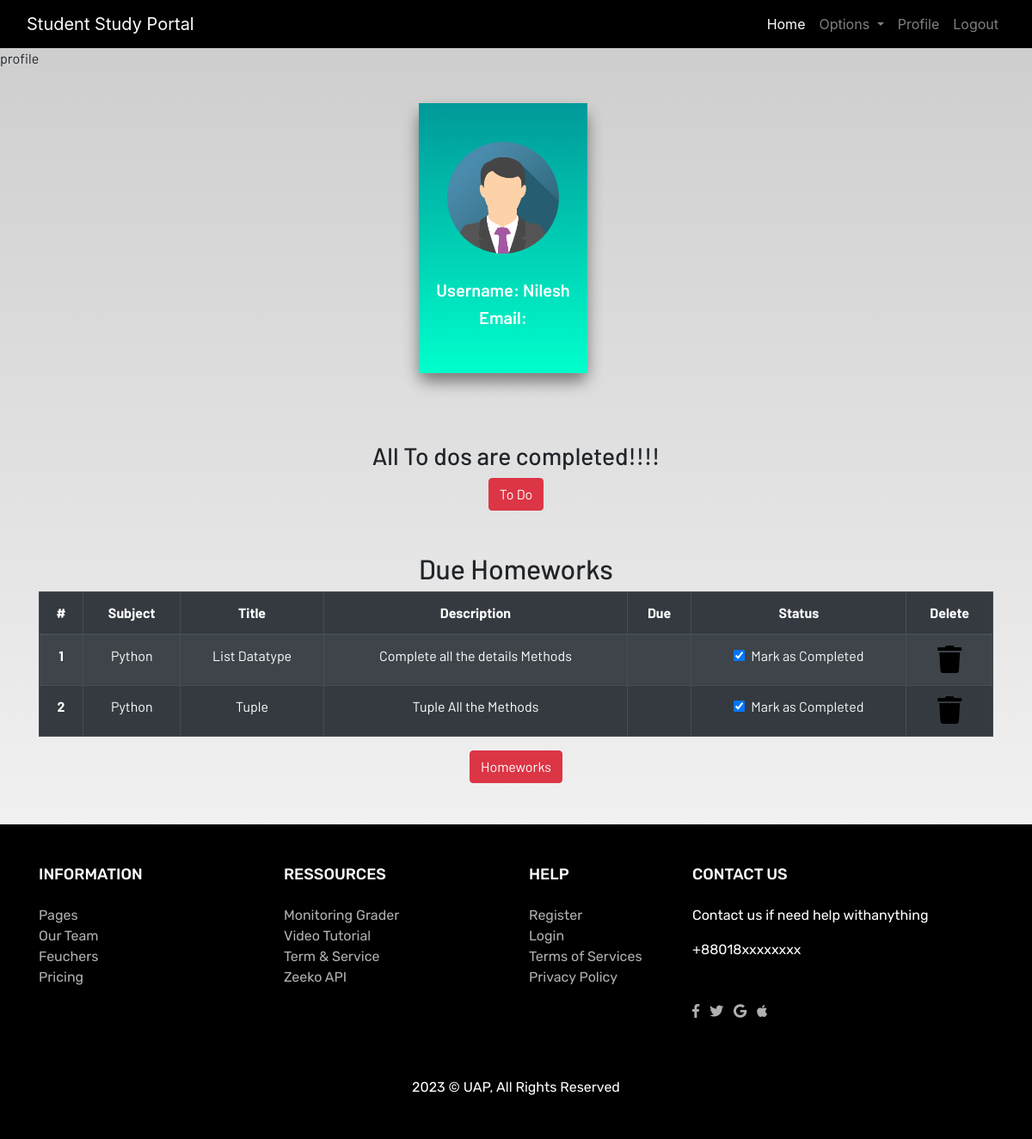
/profile/ (signed in), run on the app's committed database.
### my_app/models.py (models this page shows, shortened)
class Homework(models.Model):
    user = models.ForeignKey(User,on_delete = models.CASCADE)
    subject = models.CharField(max_length=100)
    title = models.CharField(max_length = 100)
    description = models.TextField()
    due = models.DateTimeField()
    is_finished = models.BooleanField(default = False)

### my_app/views.py (the view)
# urls.py: path('profile/',views.profile, name='profile'),
@login_required
def profile(request):
    homeworks=Homework.objects.filter(is_finished=False,user=request.user)
    todos=Todo.objects.filter(is_finished=False,user=request.user)
    print(request.user.username)
    if len(homeworks)==0:
        homework_done=True
    else:
        homework_done=False
    if len(todos)==0:
        todos_done=True
    else:
        todos_done=False
    context={
        'homeworks':homeworks,
        'todos':todos,
        'homework_done':homework_done,
        'todos_done':todos_done,
        'user_detail':request.user
    }
    return render(request, "my_app/profile.html", context)

### my_app/templates/my_app/profile.html (shortened to what this page needs)
{% extends 'my_app/base.html' %}
{% load crispy_forms_tags%}
{% block content %}
{% load static %}
{% block title %}
    profile
{% endblock %}
    <div class="container-fluid" id="profileinfo">
        <div class="container">
            <div class="page-content page-container m-auto" id="page-content">
                <div class="row container d-flex justify-content-center">
                    <div class="card">
                        <div class="bg-c-lite-green user-profile">
                            <div class="card-block text-center text-white">
                                <div class="m-b-25">
                                    <img style="height:130px;width:130px;" src="{% static '../static/images/default.png' %}" class="rounded-circle" alt="User-Profile-Image">
                                </div>
                                <h5 class="f-w-600 text-center">Username: {{ user_detail.username }}</h5>
                                <h5 class="f-w-600 text-center">Email: {{ user_detail.email }}</h5>
                            </div>
                        </div>
                    </div>
                </div>
            </div>
        </div>
    </div>
    <section class="text-center my-5">
        <div class="container">
            {% if not todos_done%}
            <h2>Due ToDos</h2>
            <table class="table table-striped table-bordered table-hover table-dark">
                <thead>
                    <tr>
                        <th scope="col">#</th>
                        <th scope="col">Title</th>
                        <th scope="col">Status</th>
                        <th scope="col">Delete</th>
                    </tr>
                </thead>
                <tbody>
                {% for todo in todos %}
                    <tr>
                        <th scope="row">{{forloop.counter}}</th>
                        <td>{{todo.title}}</td>
                        <td>
                            <a href="{% url 'my_app:update_todo' todo.id %}">
                                <div class="form-check">
                                {% if todo.is_finished == True %}
                                    <input class="form-check-input" type="checkbox" value="" checked>
                                    {% else %}
                                    <input class="form-check-input" type="checkbox" value="">
                                    {% endif %}
                                    <label class="form-check-label text-light" for="flexCheckDefault">
                                        Mark as Completed
                                    </label>
                                </div>
                            </a>
                        </td>
                        <td><a href="{%url 'my_app:delete_todo' todo.id %}"><i class="fa fa-trash fa-2x"></i></a></td>
                    </tr>
                    {% endfor %}
                </tbody>
            </table>
            {% else %}
            <h3>All To dos are completed!!!!</h3>
             {% endif %}
            <a href="{% url 'my_app:todo' %}" class="btn btn-danger">To Do</a>
            <br><br><br>
            {% if not homework_done %}
            <h2>Due Homeworks</h2>
            <table class="table table-striped table-bordered table-hover table-dark">
                <thead>
                    <tr>
                        <th scope="col">#</th>
                        <th scope="col">Subject</th>
                        <th scope="col">Title</th>
                        <th scope="col">Description</th>
                        <th scope="col">Due</th>
                        <th scope="col">Status</th>
                        <th scope="col">Delete</th>
                    </tr>
                </thead>
                <tbody>
                {% for homework in homeworks %}
                    <tr>
                        <th scope="row">{{forloop.counter}}</th>
                        <td>{{homework.subject}}</td>
                        <td>{{homework.title}}</td>
                        <td>{{homework.description}}</td>
                        <td>{{homework.date}}</td>
                        <td>
                            <a href="{% url 'my_app:update_homework' homework.id %}">
                                <div class="form-check">
                                {% if homework.is_finished == True %}
                                    <input class="form-check-input" type="checkbox" value="" checked>
                                    {% else %}
                                     <input class="form-check-input" type="checkbox" value="" checked>
                                     {% endif %}
                                    <label class="form-check-label text-light" for="flexCheckDefault">
                                        Mark as Completed
                                    </label>
                                </div>
                            </a>
                        </td>
                        <td><a href="{% url 'my_app:delete_homework' homework.id %}"><i class="fa fa-trash fa-2x"></i></a></td>
                    </tr>
                    {% endfor %}
                </tbody>
            </table>
            {% else %}
            <h3>All To homeworks are completed!!!!</h3>
            {% endif %}
            <a href="{% url 'my_app:homework' %}" class="btn btn-danger">Homeworks</a>
        </div>
    </section>
{% endblock %}

### sms/static/CSS/main.css (style rules this page uses)
html { scroll-behavior: smooth; height: 100%; width: 100%; }
.card { box-shadow: 15px 15px 10px rgb(78, 77, 77); }
a { text-decoration: none !important; color: black; }
.card img { height: 210px; }
html, body { max-width: 100%; overflow-x: hidden; height: 100%; width: 100%; }
body { background: linear-gradient(rgba(0, 0, 0, 0.2), rgba(255, 255, 255, 0.5)); overflow-x: hidden; background-repeat: no-repeat; }
.fa { color: black; }

### my_app/templates/my_app/profile.html (style rules this page uses)
.card { border-radius: 5px; box-shadow: 0px 10px 18px 0px rgba(0, 0, 0, 0.45); border: none; margin:10px 0 30px 0; border-radius: 10px; }
.bg-c-lite-green { background: -webkit-gradient(linear, left top, right top, from(#f29263), to(#ee5a6f)); background: linear-gradient(to top, #00ffcc, #009999) }
.user-profile { padding: 25px 0 }
.card-block { padding: 1.25rem; }
.m-b-25 { margin-bottom: 30px; }
.card-block { padding: 1.25rem }
.f-w-600 { font-weight: 600 }

### data on the page
Homework: subject "Python", title "List Datatype", description "Complete all the details Methods"
Homework: subject "Python", title "Tuple", description "Tuple All the Methods"

### other printed values
{{ user_detail.username }} "Nilesh"
